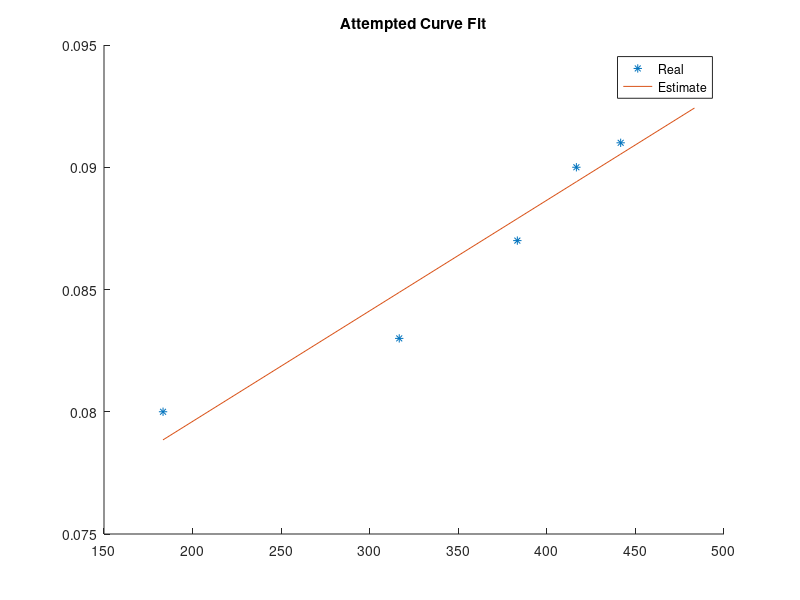

Recreate this plot in MATLAB.
%% ESE 4481 Homework 3
% By Will Wu
clear, clc, close all

%% Constant Declaration:
m = 0.068;
Jxx = 0.69e-4;
Jyy = 0.775e-4;
Jzz = 1.5e-4;
g = 9.8;
motor_num = 4;

J = [Jxx 0 0; 0 Jyy 0; 0 0 Jzz];

F_b = zeros;
M_b = zeros;

x_dist = 0.047625; % prop to com x distance
y_dist = 0.047625; % prop to com y distance, in meters

prop_mass = 0.001; % in kg
prop_diam = 0.066; % meters
max_rpm = 29000; % rpm
max_rev = max_rpm/60;

air_density = 1.225; % kg/m^3
c_p = 0.041; % power coefficient, assume flat, constant coeff of power



%% Curve fit estimating thrust coefficient
rev = [11000 19000 23000 25000 26500 29000]'/60;
c_t = [0.08 0.083 0.087 0.09 0.091 0.093]';

% regressor matrix
regressor = cat(2, ones(size(rev)), rev);
k_estimate = (regressor' * regressor) \ regressor' * c_t;
offset = k_estimate(1);
slope = k_estimate(2);

residual = norm(c_t - regressor*k_estimate);
residual_cons = norm(c_t - 0.087*ones(size(c_t)));

% examine error
figure, hold on;
plot(rev, c_t, '*');
plot(rev, regressor*k_estimate);
legend('Real', 'Estimate');
title('Attempted Curve Fit');

%% Equilibrium Motor Speed, prop moment of inertia

thrust_eq = @(x) m*g/motor_num - (slope*x+offset)*air_density*x^2*...
    prop_diam^4;

motor_n_eq = fzero(@(x) thrust_eq(x), 300);
motor_omega_eq = motor_n_eq * 2 * pi;

% assuming a spinning cylinder about mid point
prop_j = 1/12*prop_mass*prop_diam^2;

%% Mixer Parameters

% sums the motor speeds into T, L, M, N
dynamics_matrix = [1 1 1 1;
                1 -1 -1 1;
                1 1 -1 -1;
                -1 1 -1 1];
            
mixer_matrix = inv(dynamics_matrix);

%% Lumped aerodynamics model

K_c = 0.22;
lumped_matrix = [K_c 0 0; 0 K_c 0; 0 0 0];

%% Gyroscopic forces and moments

motor_mix_vector = [1 -1 1 -1];
m_b_a = [0;0;0];
            
%% Process Simulation

